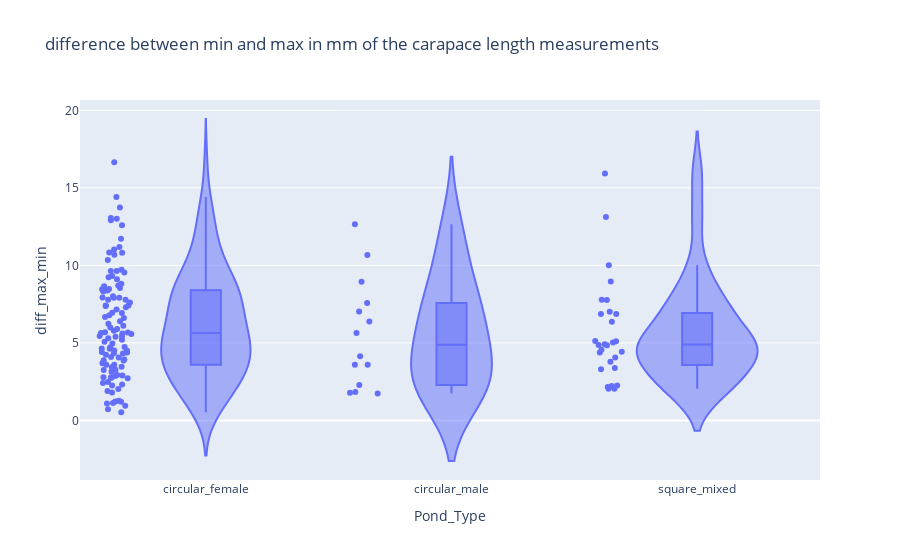
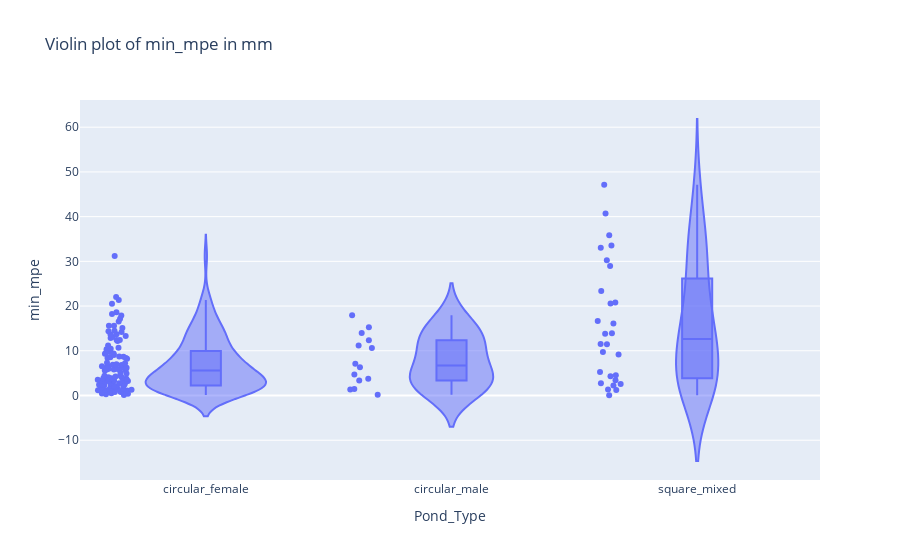
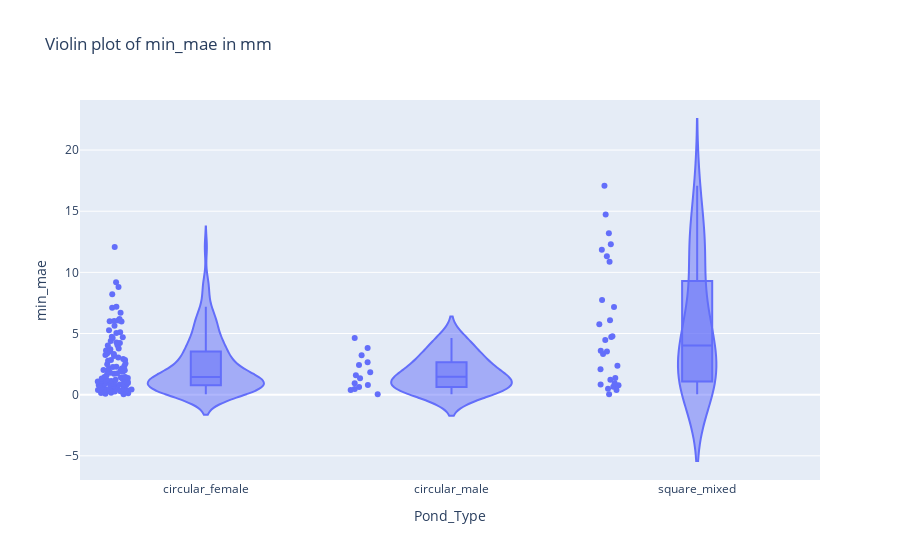
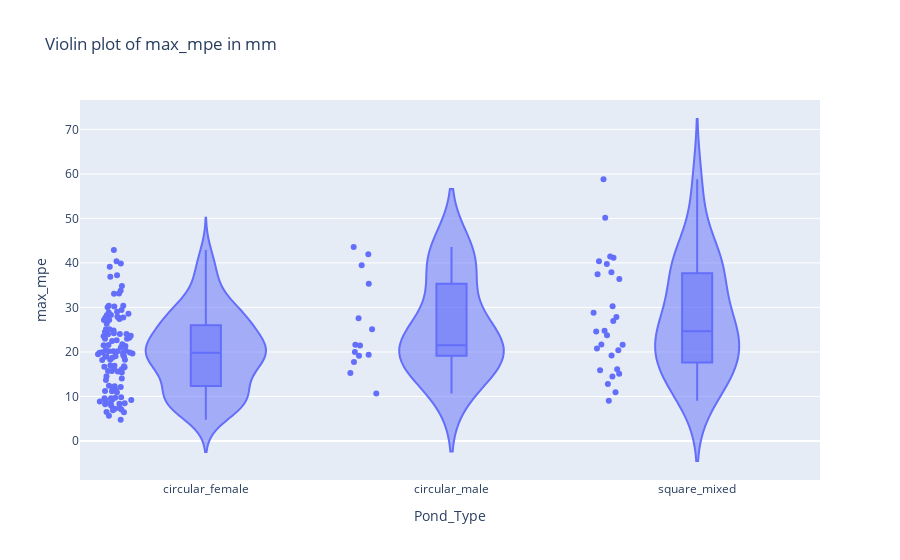

The notebook cell saved with these charts, in order:
### Code cell
"""
Carapace Statistics Analysis Cell

This cell performs statistical analysis and visualization of prawn carapace measurements across different pond types.

Key Components:

1. Data Preparation:
- Calculates expert measurement statistics (mean, std, max, min) from three length measurements
- Computes difference between max and min measurements
- Processes various error metrics (MPE, MAE) for FOV-based measurements

2. Expert Measurement Analysis:
- expert_mean: median of Length_1, Length_2, Length_3
- expert_std: standard deviation of measurements
- expert_max/min: maximum/minimum of measurements
- diff_max_min: absolute difference between max and min measurements

3. Error Metrics:
- min_mpe: Minimum Mean Percentage Error
- max_mpe: Maximum Mean Percentage Error
- min_mae: Minimum Mean Absolute Error
- max_mae: Maximum Mean Absolute Error

4. Visualizations:
- Violin plots for error distributions by pond type
- Scatter plots for:
  * min_mpe vs difference_annotation_expert
  * min_mpe vs pose_eval_iou
  * min_mpe vs Height

Output:
- Generates multiple PNG files with plots
- Displays interactive Plotly visualizations
- Shows statistical summaries of measurements

Usage:
Requires a DataFrame 'df' with columns:
- Length_1, Length_2, Length_3 (expert measurements)
- Pond_Type (categorical)
- Various error metrics (MPError_*, AbsError_*)
- pose_eval_iou
- Height(mm)
"""
def calculate_mape(estimated_lengths, true_lengths):
    """
    Calculate Mean Absolute Percentage Error
    
    Parameters:
    -----------
    estimated_lengths : array-like
        Estimated length measurements (Len_e)
    true_lengths : array-like
        True length measurements (Len_t)
        
    Returns:
    --------
    float
        Mean Absolute Percentage Error (%)
    """
    # Calculate individual absolute percentage errors
    absolute_percentage_errors = [abs(est - true) / true * 100 for est, true in zip(estimated_lengths, true_lengths)]
    
    # Calculate mean of absolute percentage errors
    mape = sum(absolute_percentage_errors) / len(absolute_percentage_errors)
    
    return mape


import pandas as pd
import seaborn as sns
import matplotlib.pyplot as plt
from scipy.stats import pearsonr, spearmanr, shapiro, levene
# import pingouin as pg
import statsmodels.api as sm
import numpy as np
import plotly.express as px

# Load your data

# Calculate expert averages and standard deviations
df['expert_mean'] = df[['Length_1', 'Length_2', 'Length_3']].median(axis=1)
df['expert_std'] = df[['Length_1', 'Length_2', 'Length_3']].std(axis=1)

df['expert_max'] = df[['Length_1', 'Length_2', 'Length_3']].max(axis=1)
df['expert_min'] = df[['Length_1', 'Length_2', 'Length_3']].min(axis=1)
df['expert_median']=df[['Length_1', 'Length_2', 'Length_3']].median(axis=1)



#diffrence in pixels between the min and max of Length_1_pixels, Length_2_pixels, Length_3_pixels

df['diff_max_min'] =abs(df[['Length_1', 'Length_2', 'Length_3']].max(axis=1) - df[['Length_1', 'Length_2', 'Length_3']].min(axis=1))

print(f'mean difference between min max' ,df['diff_max_min'].mean())
print(f'std  difference between min max ',df['diff_max_min'].std())
print(f'median difference between min max', df['diff_max_min'].median())


#violoin plot of the difference between the min and max of the three measurements
fig = px.violin(df,
                x='Pond_Type', 
                y='diff_max_min', 
                box=True,  # Include box plot
                points="all",  # Show all points
                hover_data=['Label', 'PrawnID'],  # Include hover data
                title=f'difference between min and max in mm of the carapace length measurements',)
#Save the plot to png
# fig.write_image(f'violin_carapace_diff_max_min.png')
fig.show()

#how many Length_ground_truth_annotation(mm) in comparison with lengthe_1, length_2, length_3 bigger than 50%

# df['difference_mean_annotation_expert'] = abs(df['Length_ground_truth_annotation(mm)'] - df['expert_mean']/df['Length_ground_truth_annotation(mm)']) 
# df['difference_max_annotation_expert'] = abs(df['Length_ground_truth_annotation(mm)'] - df['expert_max']/df['Length_ground_truth_annotation(mm)'])
# df['difference_min_annotation_expert'] = abs(df['Length_ground_truth_annotation(mm)'] - df['expert_min']/df['Length_ground_truth_annotation(mm)'])

# df['min difference'] = df[['difference_mean_annotation_expert', 'difference_max_annotation_expert', 'difference_min_annotation_expert']].min(axis=1)
# df['max_difference'] = df[['difference_mean_annotation_expert', 'difference_max_annotation_expert', 'difference_min_annotation_expert']].max(axis=1)    


# df['difference_max_annotation_expert'] = abs(df['Length_ground_truth_annotation(mm)'] - df['expert_max']/df['Length_ground_truth_annotation(mm)'])

# df['difference_min_annotation_expert'] = abs(df['Length_ground_truth_annotation(mm)'] - df['expert_min']/df['Length_ground_truth_annotation(mm)'])
#violin difference_annotation_expert
# fig = px.violin(df,
#                 x='Pond_Type',
#                 y='min difference',
#                 box=True,  # Include box plot
#                 points="all",  # Show all points
#                 hover_data=['Label', 'PrawnID'],  # Include hover data
#                 title=f'Violin plot of difference_annotation_expert',)
# #Save the plot to png
# fig.write_image(f'violin carapace difference_annotation_expert.png')
# fig.show()




# Calculate differences
df['diff_mean'] =abs(df['Length_fov(mm)'] - df['expert_mean'])
df['diff_max'] =abs(df['Length_fov(mm)'] - df['expert_max'])
df['diff_min'] =abs(df['Length_fov(mm)'] - df['expert_min'])

df['the_min_diff'] = df[['diff_mean', 'diff_max', 'diff_min']].min(axis=1)


#the length measurement of the the_min_diff
# df['the_min_diff_length'] =df['Length_fov(mm)'] - df['the_min_diff']

#the length measurement of the the_max_diff
#percent error of the the_min_diff


# df['org_min_diff'] = [
#     df['Length_fov(mm)'].iloc[i] - df['the_min_diff'].iloc[i] 
#     if df['the_min_diff'].iloc[i] > 0 
#     else df['Length_fov(mm)'].iloc[i] + abs(df['the_min_diff'].iloc[i]) 
#     for i in range(len(df))
# ]


df['min difference']=df[['Error_percentage_distance_mm_ground_min', 'Error_percentage_distance_mm_ground_max','Error_percentage_distance_mm_ground_median']].min(axis=1)

# Calculate the percentage error
# df['the_min_diff_percentage_error'] = (df['the_min_diff'].abs() / df['org_min_diff'].abs()) * 100

# # Cap the error at 100%
# df['the_min_diff_percentage_error'] = df['the_min_diff_percentage_error'].apply(lambda x: min(x, 100))

# the percentage error of the the_min_diff when smaller than 100%
# df['the_min_diff_percentage_error'] = df['the_min_diff_percentage_error']
df['min_mpe']=df[['MPError_fov_min', 'MPError_fov_max','MPError_fov_median']].min(axis=1)

df['max_mpe']=df[['MPError_fov_min', 'MPError_fov_max','MPError_fov_median']].max(axis=1)

df['min_mae']=df[['AbsError_fov_min', 'AbsError_fov_max','AbsError_fov_median']].min(axis=1)

df['max_mae']=df[['AbsError_fov_min', 'AbsError_fov_max','AbsError_fov_median']].max(axis=1)


#differente between pred pixels and expert measurement pixels
df['pred_pixels_diff_1']=abs( df['pred_Distance_pixels'] - df['Length_1_pixels'])
df['pred_pixels_diff_2']=abs(df['pred_Distance_pixels'] - df['Length_2_pixels'])
df['pred_pixels_diff_3']=abs(df['pred_Distance_pixels'] - df['Length_3_pixels'])


#min error in pixels
df['min_error_pixels']=df[['pred_pixels_diff_1', 'pred_pixels_diff_2', 'pred_pixels_diff_3']].min(axis=1)

#mape in pixels 
df['mape_pixels_1']=calculate_mape(df['pred_Distance_pixels'], df['Length_1_pixels'])
df['mape_pixels_2']=calculate_mape(df['pred_Distance_pixels'], df['Length_2_pixels'])
df['mape_pixels_3']=calculate_mape(df['pred_Distance_pixels'], df['Length_3_pixels'])


#min mape in pixels
df['min_mape_pixels']=df[['mape_pixels_1', 'mape_pixels_2', 'mape_pixels_3']].min(axis=1)






























# Create a violin plot using plotly
import plotly.express as px
#violin plots wiht plotly for mean percentage error and MAE
for error in ['min_mpe', 'min_mae', 'max_mpe', 'max_mae']:
        # Create a violin plot using plotly 
    fig = px.violin(df,
                    x='Pond_Type', 
                    y=error, 
                    box=True,  # Include box plot
                    points="all",  # Show all points
                    hover_data=['Label', 'PrawnID'],  # Include hover data
                    title=f'Violin plot of {error} in mm')
    #Save the plot to png
    # fig.write_image(f'violin carapace {error}_.png')
    fig.show()

#change name of each pond type if test-car change to square-female if test-right change to circular big male if test-left change to circular small mal




#scatter plot the_min_diff_percentage_error and  difference_annotation_expert plotly
fig = px.scatter(df, x='min_mpe', y='min difference', color='Pond_Type', hover_data=['Label', 'PrawnID'])
#add title
fig.update_layout(title='min_mpe vs. difference_annotation_expert')

#save the plot to png
# fig.write_image('the_min_diff_percentage_error.vs.difference_annotation_expert.png')
# Add a trendline
#min mae median
print('min mae median:')
print(df.groupby('Pond_Type')['min_mae'].median())
#for all pond types
print('min mae for all pond types:')
print(df['min_mae'].median())


#min mpe median
print('min mpe median:')
print(df.groupby('Pond_Type')['min_mpe'].median())
#for all pond types
print('min mpe for all pond types:')
print(df['min_mpe'].median())


#max mae median
print('max mae median:')
print(df.groupby('Pond_Type')['max_mae'].median())


#max mpe median
print('max mpe median:')
print(df.groupby('Pond_Type')['max_mpe'].median())


fig.show()


#scatter plot the_min_diff_percentage_error and  pose_eval_iou plotly
fig = px.scatter(df, x='min_mpe', y='pose_eval_iou', color='Pond_Type', hover_data=['Label', 'PrawnID'])
#add title
fig.update_layout(title='min_mpe.vs.pose_eval_iou')

#save the plot to png
# fig.write_image('the_min_diff_percentage_error.vs.pose_eval_iou.png')
# Add a trendline
fig.show()

#scatter plot between min_mpe and height
fig = px.scatter(df, x='Height(mm)', y='min_mpe', hover_data=['Label', 'PrawnID'])
#add title
fig.update_layout(title='min_mpe.vs.Height')

#save the plot to png
# fig.write_image('min_mpe.vs.Height.png')
# Add a trendline
fig.show()





# Normality Test

### Figure 1 — Plotly figure (JSON) as saved in the notebook; plotly's stock layout.template omitted (floating-point values rounded to 4 significant figures; data arrays with more than 128 entries replaced by an {"elided": "..."} marker saying what was removed)
{"data": [{"alignmentgroup": "True", "box": {"visible": true}, "customdata": {"elided": "153x2 str values"}, "hovertemplate": "Pond_Type=%{x}<br>diff_max_min=%{y}<br>Label=%{customdata[0]}<br>PrawnID=%{customdata[1]}<extra></extra>", "legendgroup": "", "marker": {"color": "#636efa"}, "name": "", "offsetgroup": "", "orientation": "v", "points": "all", "scalegroup": "True", "showlegend": false, "type": "violin", "x": {"elided": "153 str values"}, "x0": " ", "xaxis": "x", "y": {"elided": "153 float values"}, "y0": " ", "yaxis": "y"}], "layout": {"legend": {"tracegroupgap": 0}, "title": {"text": "difference between min and max in mm of the carapace length measurements"}, "violinmode": "group", "xaxis": {"anchor": "y", "domain": [0, 1], "title": {"text": "Pond_Type"}}, "yaxis": {"anchor": "x", "domain": [0, 1], "title": {"text": "diff_max_min"}}}}

### Figure 2 — Plotly figure (JSON) as saved in the notebook; plotly's stock layout.template omitted (floating-point values rounded to 4 significant figures; data arrays with more than 128 entries replaced by an {"elided": "..."} marker saying what was removed)
{"data": [{"alignmentgroup": "True", "box": {"visible": true}, "customdata": {"elided": "153x2 str values"}, "hovertemplate": "Pond_Type=%{x}<br>min_mpe=%{y}<br>Label=%{customdata[0]}<br>PrawnID=%{customdata[1]}<extra></extra>", "legendgroup": "", "marker": {"color": "#636efa"}, "name": "", "offsetgroup": "", "orientation": "v", "points": "all", "scalegroup": "True", "showlegend": false, "type": "violin", "x": {"elided": "153 str values"}, "x0": " ", "xaxis": "x", "y": {"elided": "153 float values"}, "y0": " ", "yaxis": "y"}], "layout": {"legend": {"tracegroupgap": 0}, "title": {"text": "Violin plot of min_mpe in mm"}, "violinmode": "group", "xaxis": {"anchor": "y", "domain": [0, 1], "title": {"text": "Pond_Type"}}, "yaxis": {"anchor": "x", "domain": [0, 1], "title": {"text": "min_mpe"}}}}

### Figure 3 — Plotly figure (JSON) as saved in the notebook; plotly's stock layout.template omitted (floating-point values rounded to 4 significant figures; data arrays with more than 128 entries replaced by an {"elided": "..."} marker saying what was removed)
{"data": [{"alignmentgroup": "True", "box": {"visible": true}, "customdata": {"elided": "153x2 str values"}, "hovertemplate": "Pond_Type=%{x}<br>min_mae=%{y}<br>Label=%{customdata[0]}<br>PrawnID=%{customdata[1]}<extra></extra>", "legendgroup": "", "marker": {"color": "#636efa"}, "name": "", "offsetgroup": "", "orientation": "v", "points": "all", "scalegroup": "True", "showlegend": false, "type": "violin", "x": {"elided": "153 str values"}, "x0": " ", "xaxis": "x", "y": {"elided": "153 float values"}, "y0": " ", "yaxis": "y"}], "layout": {"legend": {"tracegroupgap": 0}, "title": {"text": "Violin plot of min_mae in mm"}, "violinmode": "group", "xaxis": {"anchor": "y", "domain": [0, 1], "title": {"text": "Pond_Type"}}, "yaxis": {"anchor": "x", "domain": [0, 1], "title": {"text": "min_mae"}}}}

### Figure 4 — Plotly figure (JSON) as saved in the notebook; plotly's stock layout.template omitted (floating-point values rounded to 4 significant figures; data arrays with more than 128 entries replaced by an {"elided": "..."} marker saying what was removed)
{"data": [{"alignmentgroup": "True", "box": {"visible": true}, "customdata": {"elided": "153x2 str values"}, "hovertemplate": "Pond_Type=%{x}<br>max_mpe=%{y}<br>Label=%{customdata[0]}<br>PrawnID=%{customdata[1]}<extra></extra>", "legendgroup": "", "marker": {"color": "#636efa"}, "name": "", "offsetgroup": "", "orientation": "v", "points": "all", "scalegroup": "True", "showlegend": false, "type": "violin", "x": {"elided": "153 str values"}, "x0": " ", "xaxis": "x", "y": {"elided": "153 float values"}, "y0": " ", "yaxis": "y"}], "layout": {"legend": {"tracegroupgap": 0}, "title": {"text": "Violin plot of max_mpe in mm"}, "violinmode": "group", "xaxis": {"anchor": "y", "domain": [0, 1], "title": {"text": "Pond_Type"}}, "yaxis": {"anchor": "x", "domain": [0, 1], "title": {"text": "max_mpe"}}}}
